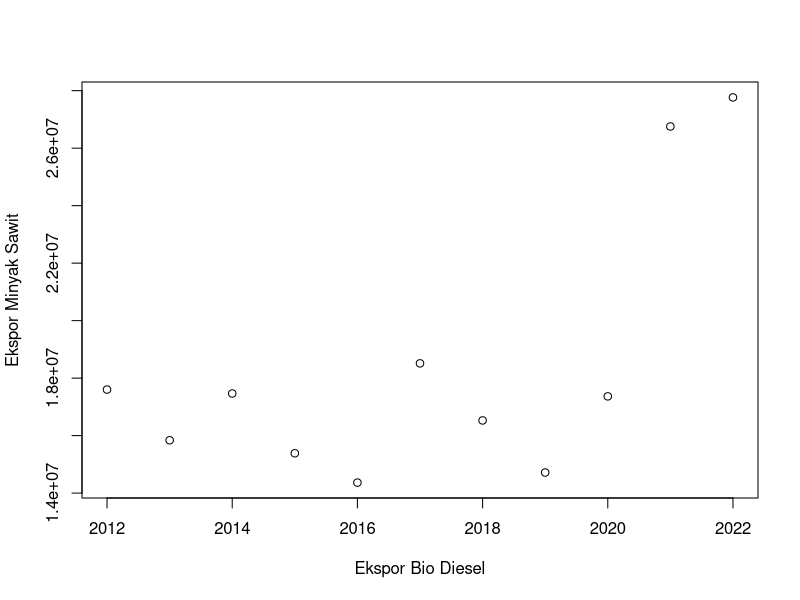
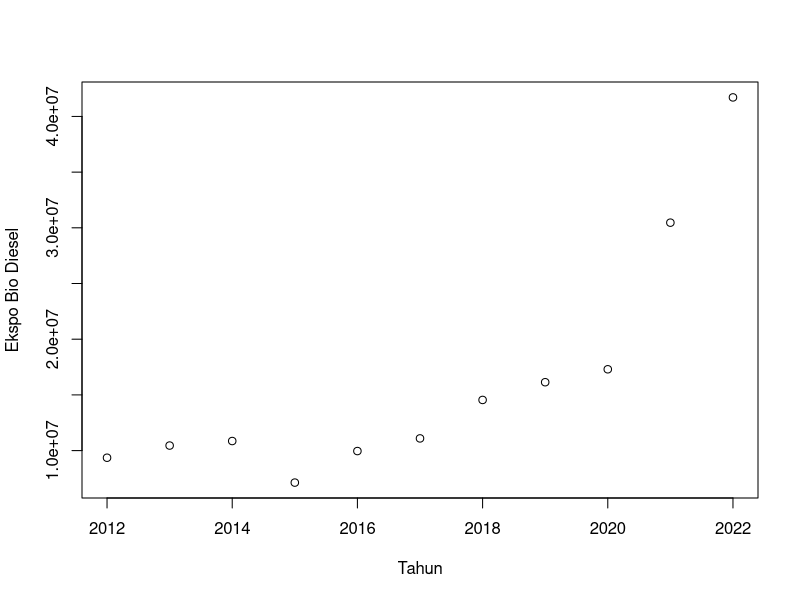
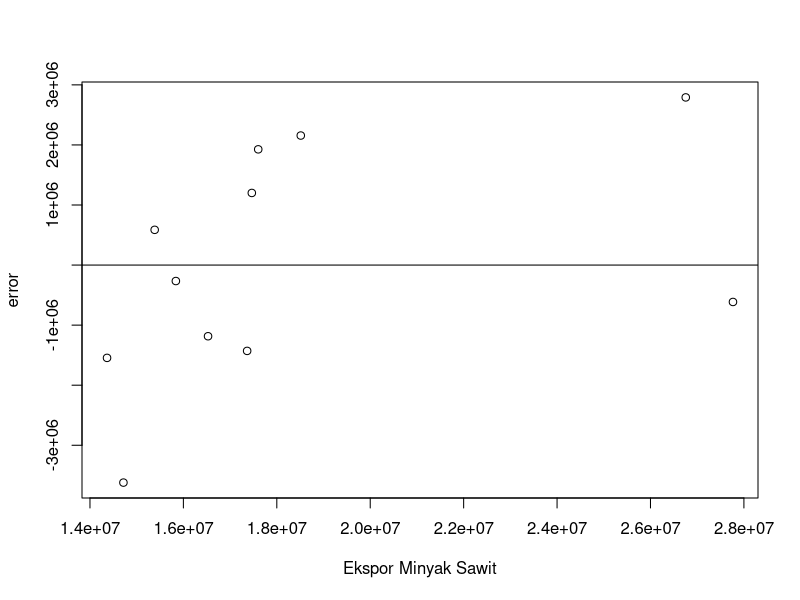
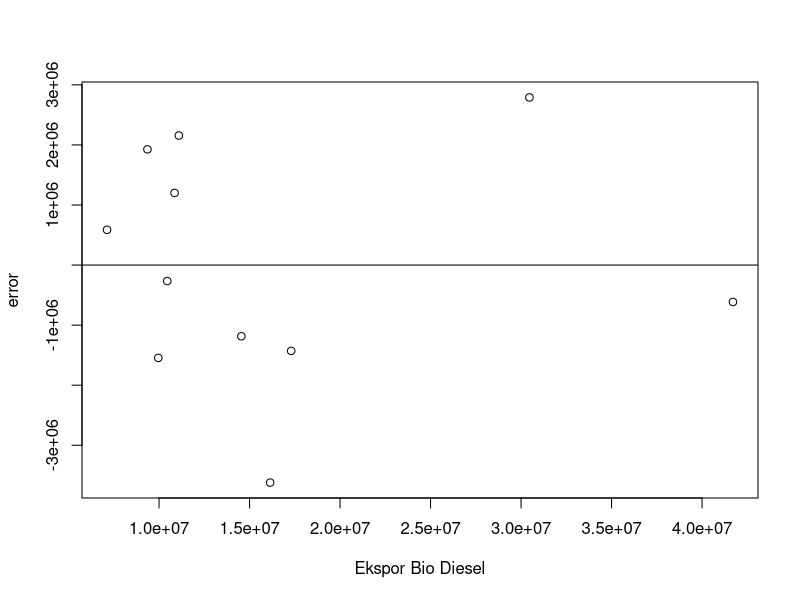

Write the R code that produced these figures, in order.
setwd("D:/METOPEL UAS/KRISNA METOPEL")
library(readxl)
library(tidyverse)
library(kableExtra)
read_excel("bio.xlsx")
dat <- read_excel("bio.xlsx")
kbl(dat) %>%
  kable_styling(bootstrap_options = c("striped", "hover", "condensed", "responsive"))

# regresi
reg1<-lm(sawit~bio,data=dat)
summary(reg1)

# Plot 
plot(dat$tahun,dat$sawit,xlab="Ekspor Bio Diesel",ylab="Ekspor Minyak Sawit")
plot(dat$tahun,dat$bio,xlab="Tahun",ylab="Ekspo Bio Diesel")

# Plot Error
dat$m<-resid(reg1)
plot(dat$sawit,dat$m,xlab="Ekspor Minyak Sawit",ylab="error")
abline(h=0) # membuat garis horizontal di y=0

dat$m<-resid(reg1)
plot(dat$bio,dat$m,xlab="Ekspor Bio Diesel",ylab="error")
abline(h=0)
